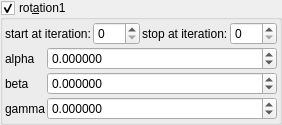
    <widget class="MyGroupBox" name="groupCheck_transf_rotation2_enabled_false">
     <property name="title">
      <string>rot&amp;ation1</string>
     </property>
     <property name="checkable">
      <bool>true</bool>
     </property>
     <layout class="QVBoxLayout" name="verticalLayout_9" stretch="0,0">
      <property name="spacing">
       <number>2</number>
      </property>
      <property name="leftMargin">
       <number>2</number>
      </property>
      <property name="topMargin">
       <number>2</number>
      </property>
      <property name="rightMargin">
       <number>2</number>
      </property>
      <property name="bottomMargin">
       <number>2</number>
      </property>
      <item>
       <layout class="QHBoxLayout" name="horizontalLayout_5" stretch="0,1,0,1">
        <item>
         <widget class="QLabel" name="label_90">
          <property name="text">
           <string>start at iteration:</string>
          </property>
         </widget>
        </item>
        <item>
         <widget class="MySpinBox" name="spinboxInt_transf_start_iterations_C">
          <property name="sizePolicy">
           <sizepolicy hsizetype="Minimum" vsizetype="Maximum">
            <horstretch>0</horstretch>
            <verstretch>0</verstretch>
           </sizepolicy>
          </property>
          <property name="minimum">
           <number>0</number>
          </property>
          <property name="maximum">
           <number>999</number>
          </property>
          <property name="value">
           <number>0</number>
          </property>
         </widget>
        </item>
        <item>
         <widget class="QLabel" name="label_62">
          <property name="text">
           <string>stop at iteration:</string>
          </property>
         </widget>
        </item>
        <item>
         <widget class="MySpinBox" name="spinboxInt_transf_stop_iterations_C">
          <property name="sizePolicy">
           <sizepolicy hsizetype="Preferred" vsizetype="Maximum">
            <horstretch>0</horstretch>
            <verstretch>0</verstretch>
           </sizepolicy>
          </property>
          <property name="maximum">
           <number>999</number>
          </property>
         </widget>
        </item>
       </layout>
      </item>
      <item>
       <layout class="QGridLayout" name="gridLayout_28" columnstretch="0,1">
        <property name="spacing">
         <number>2</number>
        </property>
        <item row="1" column="0">
         <widget class="QLabel" name="label_58">
          <property name="text">
           <string notr="true">beta</string>
          </property>
         </widget>
        </item>
        <item row="2" column="0">
         <widget class="QLabel" name="label_59">
          <property name="text">
           <string notr="true">gamma</string>
          </property>
         </widget>
        </item>
        <item row="0" column="0">
         <widget class="QLabel" name="label_46">
          <property name="text">
           <string notr="true">alpha</string>
          </property>
         </widget>
        </item>
        <item row="0" column="1">
         <widget class="MyDoubleSpinBox" name="spinboxd3_transf_rotation_x">
          <property name="sizePolicy">
           <sizepolicy hsizetype="Minimum" vsizetype="Maximum">
            <horstretch>0</horstretch>
            <verstretch>0</verstretch>
           </sizepolicy>
          </property>
          <property name="prefix">
           <string/>
          </property>
          <property name="suffix">
           <string/>
          </property>
          <property name="decimals">
           <number>6</number>
          </property>
          <property name="minimum">
           <double>-36000.000000000000000</double>
          </property>
          <property name="maximum">
           <double>36000.000000000000000</double>
          </property>
          <property name="singleStep">
           <double>1.000000000000000</double>
          </property>
         </widget>
        </item>
        <item row="1" column="1">
         <widget class="MyDoubleSpinBox" name="spinboxd3_transf_rotation_y">
          <property name="sizePolicy">
           <sizepolicy hsizetype="Minimum" vsizetype="Maximum">
            <horstretch>0</horstretch>
            <verstretch>0</verstretch>
           </sizepolicy>
          </property>
          <property name="prefix">
           <string/>
          </property>
          <property name="suffix">
           <string/>
          </property>
          <property name="decimals">
           <number>6</number>
          </property>
          <property name="minimum">
           <double>-36000.000000000000000</double>
          </property>
          <property name="maximum">
           <double>36000.000000000000000</double>
          </property>
          <property name="singleStep">
           <double>1.000000000000000</double>
          </property>
         </widget>
        </item>
        <item row="2" column="1">
         <widget class="MyDoubleSpinBox" name="spinboxd3_transf_rotation_z">
          <property name="sizePolicy">
           <sizepolicy hsizetype="Minimum" vsizetype="Maximum">
            <horstretch>0</horstretch>
            <verstretch>0</verstretch>
           </sizepolicy>
          </property>
          <property name="prefix">
           <string/>
          </property>
          <property name="suffix">
           <string/>
          </property>
          <property name="decimals">
           <number>6</number>
          </property>
          <property name="minimum">
           <double>-36000.000000000000000</double>
          </property>
          <property name="maximum">
           <double>36000.000000000000000</double>
          </property>
          <property name="singleStep">
           <double>1.000000000000000</double>
          </property>
         </widget>
        </item>
       </layout>
      </item>
     </layout>
    </widget>
